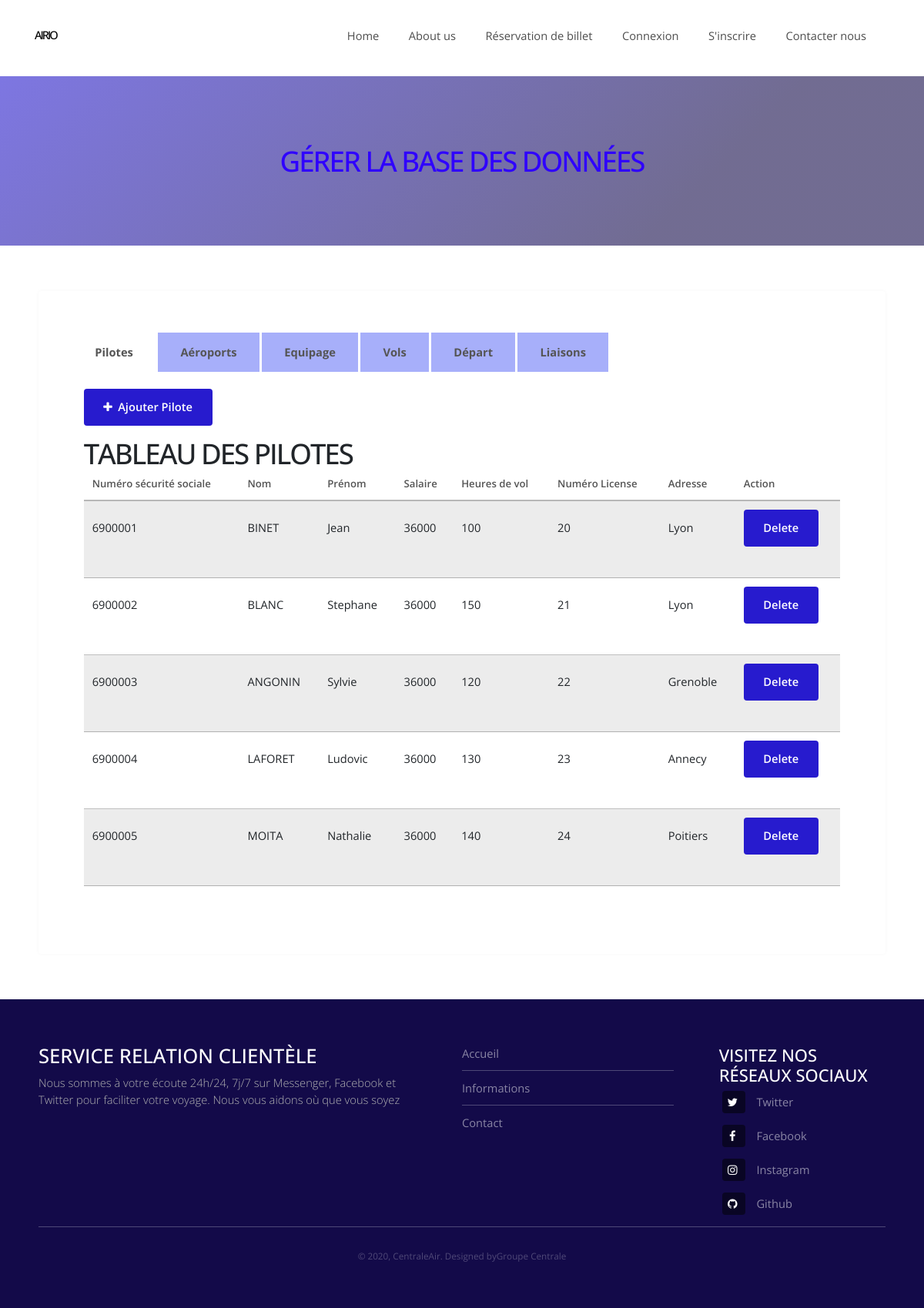
/CompagnieApplication/adminView.php, run on the app's committed database.
### tables this page shows
CREATE TABLE pilote (
  numero_SS int(13) NOT NULL,
  numero_license int(11) DEFAULT NULL,
  heures_vol int(11) DEFAULT NULL,
  prenom varchar(45) DEFAULT NULL,
  nom varchar(45) DEFAULT NULL,
  adresse varchar(45) DEFAULT NULL,
  salaire int(11) DEFAULT NULL,
  PRIMARY KEY (numero_SS)
);

### CompagnieApplication/adminView.php (the view, shortened to what this page needs)
<!DOCTYPE html>
<html lang="en">
<head>
    <link rel="stylesheet" href="assets/css/main_1.css" />
    <link rel="stylesheet" href="assets/css/bootstrap.css" />
    <link rel="stylesheet" href="https://maxcdn.bootstrapcdn.com/bootstrap/4.0.0/css/bootstrap.min.css">
    <link rel="stylesheet" href="fonts/icomoon/style.css">
    <link rel="stylesheet" href="css/owl.carousel.min.css">
    <link rel="stylesheet" href="assets/css/style.css" />
    <link rel="stylesheet" href="css/bootstrap.min.css">
    <link rel="stylesheet" href="css/style_menu.css">
</head>
<body>
    <div class="site-navbar-wrap">
        <div class="site-navbar-top">
            <div class="container py-3">
                <div class="row align-items-center">
                    <div class="col-6">
                        <div class="d-flex mr-auto">
                            <a href="#" class="d-flex align-items-center mr-4">
                                <span class="d-none d-md-inline-block">info@domain.com</span>
                            </a>
                            <a href="#" class="d-flex align-items-center mr-auto">
                                <span class="d-none d-md-inline-block">+1 234 4567 8910</span>
                            </a>
                        </div>
                    </div>
                    <div class="col-6 text-right">
                        <div class="mr-auto">
                            <a href="#" class="p-2 pl-0"><span class="icon-twitter"></span></a>
                            <a href="#" class="p-2 pl-0"><span class="icon-facebook"></span></a>
                            <a href="#" class="p-2 pl-0"><span class="icon-linkedin"></span></a>
                            <a href="#" class="p-2 pl-0"><span class="icon-instagram"></span></a>
                        </div>
                    </div>
                </div>
            </div>
        </div>
        <div class="site-navbar site-navbar-target js-sticky-header">
            <div class="container">
                <div class="row align-items-center">
                    <div class="col-2">
                        <h1 class="my-0 site-logo"><a href="index.php">AIRIO</a></h1>
                    </div>
                    <div class="col-10">
                        <nav class="site-navigation text-right" role="navigation">
                            <div class="container">
                                <ul class="site-menu main-menu js-clone-nav d-none d-lg-block">
                                    <li><a href="index.php">Home</a></li>
                                    <li><a href="about.html">About us</a></li>
                                    <li><a href="rechercher.php">Réservation de billet</a></li>
                                    <li><a href="signin.php">Connexion</a></li>
                                    <li><a href="signup.php">S'inscrire</a></li>
                                    <li><a href="contact.html">Contacter nous</a></li>
                                </ul>
                            </div>
                        </nav>
                    </div>
                </div>
            </div>
        </div>
    </div>
    <div id="heading">
        <h1>Gérer la base des données</h1>
    </div>
    <section id="main" class="wrapper">
        <div class="inner">
            <div class="content">
<div class="tabs">
    <label for="tabone">Pilotes</label>
    <div class="tab">
        <ul class="actions">
            <li><a href="addPilote.php" class="button primary icon fa-plus">Ajouter Pilote</a></li>
        </ul>
        <table class="table-wrapper">
            <h1>Tableau des pilotes </h1>
            <thead>
                <tr>
                    <th>Numéro sécurité sociale</th>
                    <th>Nom</th>
                    <th>Prénom</th>
                    <th>Salaire</th>
                    <th>Heures de vol</th>
                    <th>Numéro License</th>
                    <th>Adresse</th>
                    <th>Action</th>
                </tr>
            </thead>
            <tbody>
                <?php
            $mysqli = new mysqli("db", "root", "root", "db");
            $result=$mysqli->multi_query("select * from pilote;");
            do {
            if ($result = $mysqli->store_result()) {
                $arrayResult= $result->fetch_all();
                foreach($arrayResult as $row){
                $nom_pilote=$row[4];
                $prenom_pilote=$row[3];
                $salaire_pilote=$row[6];
                $heure_vol=$row[2];
                $numero_license=$row[1];
                $numero_ss=$row[0];
                $adresse=$row[5];
                echo "
                <tr>
                    <td>$numero_ss</td>
                    <td>$nom_pilote</td>
                    <td>$prenom_pilote</td>
                    <td>$salaire_pilote</td>
                    <td>$heure_vol</td>
                    <td>$numero_license</td>
                    <td>$adresse</td>
                    <td>
                    <form method='post'>
                        <input type='hidden' name='numero_ss' value='$numero_ss'>
                        <ul class='actions'>
                            <li><input type='submit' name='submit_p' value='Delete' class='primary'/></li>
                        </ul>
                    </form>
                    </td>
                </tr>";}
            }
            }while ($mysqli->more_results() && $mysqli->next_result());
            ?>
            </tbody>
        </table>
    </div>
    <label for="tabtwo">Aéroports </label>
    <label for="tabthree">Equipage </label>
    <label for="tabfour">Vols</label>
    <label for="tabfive">Départ</label>
    <label for="tabsix">Liaisons</label>
  </div>
            </div>
        </div>
    </section>
    <footer id="footer">
        <div class="inner">
            <div class="content">
                <section>
                    <h3>Service Relation Clientèle</h3>
                    <p>Nous sommes à votre écoute 24h/24, 7j/7 sur Messenger, Facebook et Twitter pour faciliter
                        votre voyage. Nous vous aidons où que vous soyez</p>
                </section>
                <section>
                    <ul class="alt">
                        <li><a href="index.php">Accueil</a></li>
                        <li><a href="about.html"></a>Informations</li>
                        <li><a href="contact.html">Contact</a></li>
                    </ul>
                </section>
                <section>
                    <h4>Visitez nos réseaux sociaux</h4>
                    <ul class="plain">
                        <li><a href="#"><i class="icon fa-twitter">&nbsp;</i>Twitter</a></li>
                        <li><a href="#"><i class="icon fa-facebook">&nbsp;</i>Facebook</a></li>
                        <li><a href="#"><i class="icon fa-instagram">&nbsp;</i>Instagram</a></li>
                        <li><a href="#"><i class="icon fa-github">&nbsp;</i>Github</a></li>
                    </ul>
                </section>
            </div>
            <div class="copyright">
                &copy; 2020, CentraleAir. Designed by<a href="https://unsplash.co">Groupe Centrale</a>
            </div>
        </div>
    </footer>
</body>
</html>

### CompagnieApplication/assets/css/style.css (style rules this page uses)
html, body { width: 100%; height: 100%; }
body { font-size: 18px; line-height: 1.9; font-family: "Montserrat","Helvetica Neue",Helvetica,Arial,sans-serif; }
h1, h2, h3, h4, h5, h6 { clear: both; line-height: 1.3; font-weight: 700; }
h1, h2, h3 { margin-top: 20px; margin-bottom: 30px; }
h1, .heading { font-size: 45px; line-height: 52px; margin-bottom: 35px; letter-spacing: -2px; }
h1 a, h1 a:hover, h1 a:focus, .heading a, .heading a:hover, .heading a:focus { text-decoration: none; }
h3 { line-height: 1.5; }
.tabs { display: flex; flex-wrap: wrap; }
.tabs label { order: 1; display: block; padding: 1rem 2rem; margin-right: 0.2rem; cursor: pointer; background: #909af9c9; font-weight: bold; transition: background ease 0.2s; }
.tabs .tab { order: 99; flex-grow: 1; width: 100%; display: none; padding: 1rem; background: #fff; }
.tabs input[type="radio"]:checked + label { background: #fff; }
.tabs input[type="radio"]:checked + label + .tab { display: block; }
label { margin: 10px 10px 20px 0; }
footer { background: #eee; }
#contact, footer, .overlay, .callout .text-vertical, #testimonials { padding: 150px 0; }
@media (max-width: 1200px) { #contact, .services, .about, .case-study, footer, .overlay, .head, .callout .text-vertical, #testimonials, .call-to-action { padding: 60px 0; } }
@media (max-width: 1440px) { h3 { font-size: 20px; } }

### CompagnieApplication/css/style_menu.css (style rules this page uses)
body { font-family: "Open Sans", -apple-system, BlinkMacSystemFont, "Segoe UI", Roboto, "Helvetica Neue", Arial, "Noto Sans", sans-serif, "Apple Color Emoji", "Segoe UI Emoji", "Segoe UI Symbol", "Noto Color Emoji"; background-color: #fff; height: 200vh; position: relative; }
body:before { content: ""; position: absolute; top: 0; left: 0; right: 0; bottom: 0; background: rgba(0, 0, 0, 0.5); -webkit-transition: .3s all ease; -o-transition: .3s all ease; transition: .3s all ease; opacity: 0; visibility: hidden; z-index: 1; }
p { color: #b3b3b3; font-weight: 300; }
h1, h2, h3, h4, h5, h6, .h1, .h2, .h3, .h4, .h5, .h6 { font-family: "Open Sans", -apple-system, BlinkMacSystemFont, "Segoe UI", Roboto, "Helvetica Neue", Arial, "Noto Sans", sans-serif, "Apple Color Emoji", "Segoe UI Emoji", "Segoe UI Symbol", "Noto Color Emoji"; }
a { -webkit-transition: .3s all ease; -o-transition: .3s all ease; transition: .3s all ease; }
a, a:hover { text-decoration: none !important; }
.site-navbar { margin-bottom: 0px; z-index: 1999; position: relative; top: 0; width: 100%; padding: 1rem; position: absolute; }
.site-navbar .site-logo { margin: 0; padding: 0; font-size: 1rem; }
.site-navbar .site-logo a { text-transform: uppercase; color: #000; font-family: "Open Sans", -apple-system, BlinkMacSystemFont, "Segoe UI", Roboto, "Helvetica Neue", Arial, "Noto Sans", sans-serif, "Apple Color Emoji", "Segoe UI Emoji", "Segoe UI Symbol", "Noto Color Emoji"; }
.site-navbar .site-navigation .site-menu { margin: 0; padding: 0; margin-bottom: 0; }
.site-navbar .site-navigation .site-menu a { text-decoration: none !important; display: inline-block; }
.site-navbar .site-navigation .site-menu > li { display: inline-block; }
.site-navbar .site-navigation .site-menu > li > a { margin-left: 15px; margin-right: 15px; padding: 20px 0px; color: rgba(0, 0, 0, 0.7) !important; display: inline-block; text-decoration: none !important; }
.site-mobile-menu .site-nav-wrap { padding: 0; margin: 0; list-style: none; position: relative; }
.site-mobile-menu .site-nav-wrap a { padding: 10px 20px; display: block; position: relative; color: #212529; }
.site-mobile-menu .site-nav-wrap li { position: relative; display: block; }
.site-mobile-menu .site-nav-wrap > li { display: block; position: relative; float: left; width: 100%; }
.site-mobile-menu .site-nav-wrap > li > a { padding-left: 20px; font-size: 20px; }
.sticky-wrapper .site-navbar { -webkit-transition: .3s all ease; -o-transition: .3s all ease; transition: .3s all ease; }
.sticky-wrapper .site-navbar { background: #fff; }
.sticky-wrapper .site-navbar ul li a { color: rgba(0, 0, 0, 0.7) !important; }

### data on the page
pilote: numero_SS "6900001", nom "BINET", prenom "Jean", salaire "36000", heures_vol "100", numero_license "20", adresse "Lyon"
pilote: numero_SS "6900002", nom "BLANC", prenom "Stephane", salaire "36000", heures_vol "150", numero_license "21", adresse "Lyon"
pilote: numero_SS "6900003", nom "ANGONIN", prenom "Sylvie", salaire "36000", heures_vol "120", numero_license "22", adresse "Grenoble"
pilote: numero_SS "6900004", nom "LAFORET", prenom "Ludovic", salaire "36000", heures_vol "130", numero_license "23", adresse "Annecy"
pilote: numero_SS "6900005", nom "MOITA", prenom "Nathalie", salaire "36000", heures_vol "140", numero_license "24", adresse "Poitiers"
